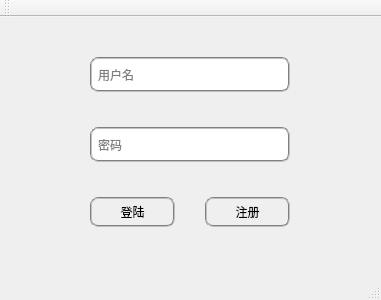
<?xml version="1.0" encoding="UTF-8"?>
<ui version="4.0">
 <class>MainWindow</class>
 <widget class="QMainWindow" name="MainWindow">
  <property name="geometry">
   <rect>
    <x>0</x>
    <y>0</y>
    <width>381</width>
    <height>300</height>
   </rect>
  </property>
  <property name="minimumSize">
   <size>
    <width>381</width>
    <height>300</height>
   </size>
  </property>
  <property name="maximumSize">
   <size>
    <width>381</width>
    <height>300</height>
   </size>
  </property>
  <property name="windowTitle">
   <string>MainWindow</string>
  </property>
  <widget class="QWidget" name="centralWidget">
   <widget class="QLineEdit" name="user_name">
    <property name="geometry">
     <rect>
      <x>90</x>
      <y>40</y>
      <width>200</width>
      <height>35</height>
     </rect>
    </property>
    <property name="font">
     <font>
      <family>Courier New</family>
      <weight>50</weight>
      <bold>false</bold>
     </font>
    </property>
    <property name="autoFillBackground">
     <bool>false</bool>
    </property>
    <property name="styleSheet">
     <string notr="true">border:2px groove gray;border-radius:8px;padding:2px 4px</string>
    </property>
    <property name="inputMask">
     <string/>
    </property>
    <property name="text">
     <string/>
    </property>
    <property name="dragEnabled">
     <bool>false</bool>
    </property>
    <property name="placeholderText">
     <string>用户名</string>
    </property>
   </widget>
   <widget class="QLineEdit" name="user_password">
    <property name="geometry">
     <rect>
      <x>90</x>
      <y>110</y>
      <width>200</width>
      <height>35</height>
     </rect>
    </property>
    <property name="styleSheet">
     <string notr="true">border:2px groove gray;border-radius:8px;padding:2px 4px</string>
    </property>
    <property name="inputMask">
     <string/>
    </property>
    <property name="text">
     <string/>
    </property>
    <property name="echoMode">
     <enum>QLineEdit::Password</enum>
    </property>
    <property name="placeholderText">
     <string>密码</string>
    </property>
   </widget>
   <widget class="QPushButton" name="signin">
    <property name="geometry">
     <rect>
      <x>90</x>
      <y>180</y>
      <width>85</width>
      <height>30</height>
     </rect>
    </property>
    <property name="styleSheet">
     <string notr="true">border:2px groove gray;border-radius:8px</string>
    </property>
    <property name="text">
     <string>登陆</string>
    </property>
   </widget>
   <widget class="QPushButton" name="sign_up">
    <property name="geometry">
     <rect>
      <x>205</x>
      <y>180</y>
      <width>85</width>
      <height>30</height>
     </rect>
    </property>
    <property name="styleSheet">
     <string notr="true">border:2px groove gray;border-radius:8px</string>
    </property>
    <property name="text">
     <string>注册</string>
    </property>
   </widget>
  </widget>
  <widget class="QMenuBar" name="menuBar">
   <property name="geometry">
    <rect>
     <x>0</x>
     <y>0</y>
     <width>381</width>
     <height>23</height>
    </rect>
   </property>
  </widget>
  <widget class="QToolBar" name="mainToolBar">
   <attribute name="toolBarArea">
    <enum>TopToolBarArea</enum>
   </attribute>
   <attribute name="toolBarBreak">
    <bool>false</bool>
   </attribute>
  </widget>
  <widget class="QStatusBar" name="statusBar"/>
 </widget>
 <layoutdefault spacing="6" margin="11"/>
 <resources/>
 <connections/>
</ui>
